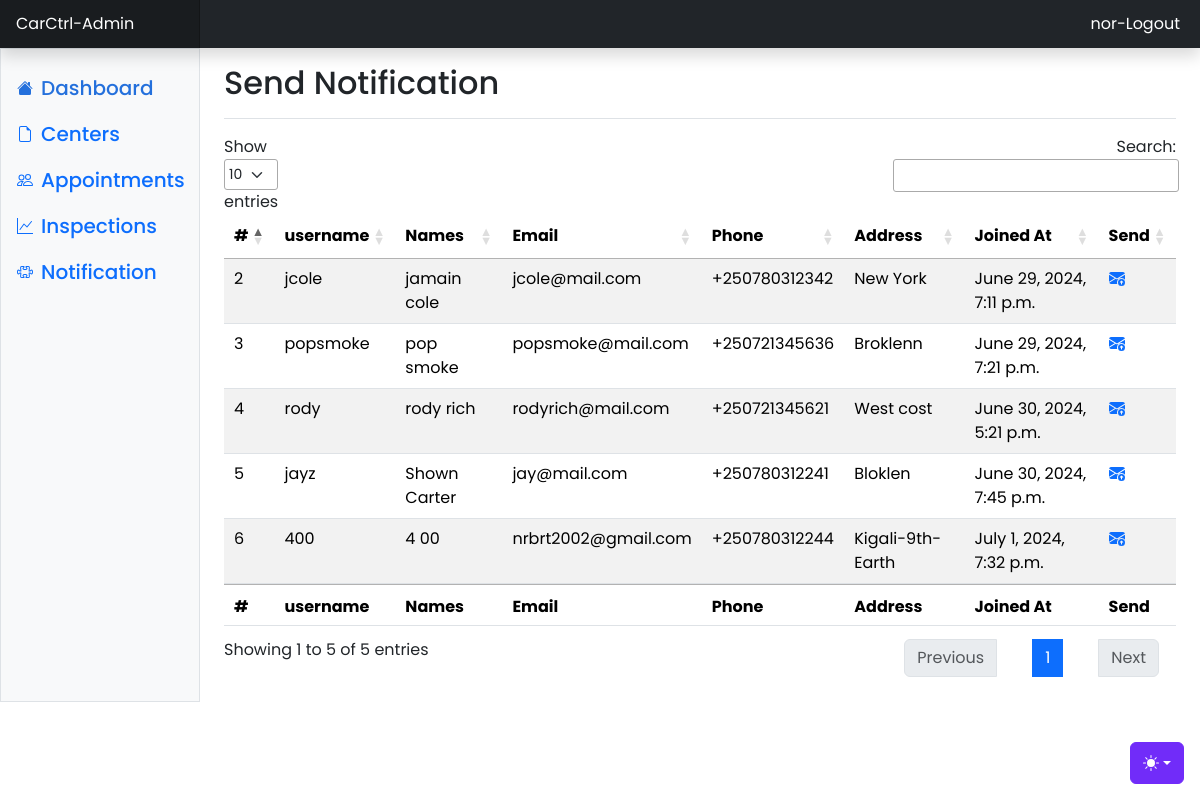
/adminn/notifications (signed in), run on an earlier commit of the app's database.
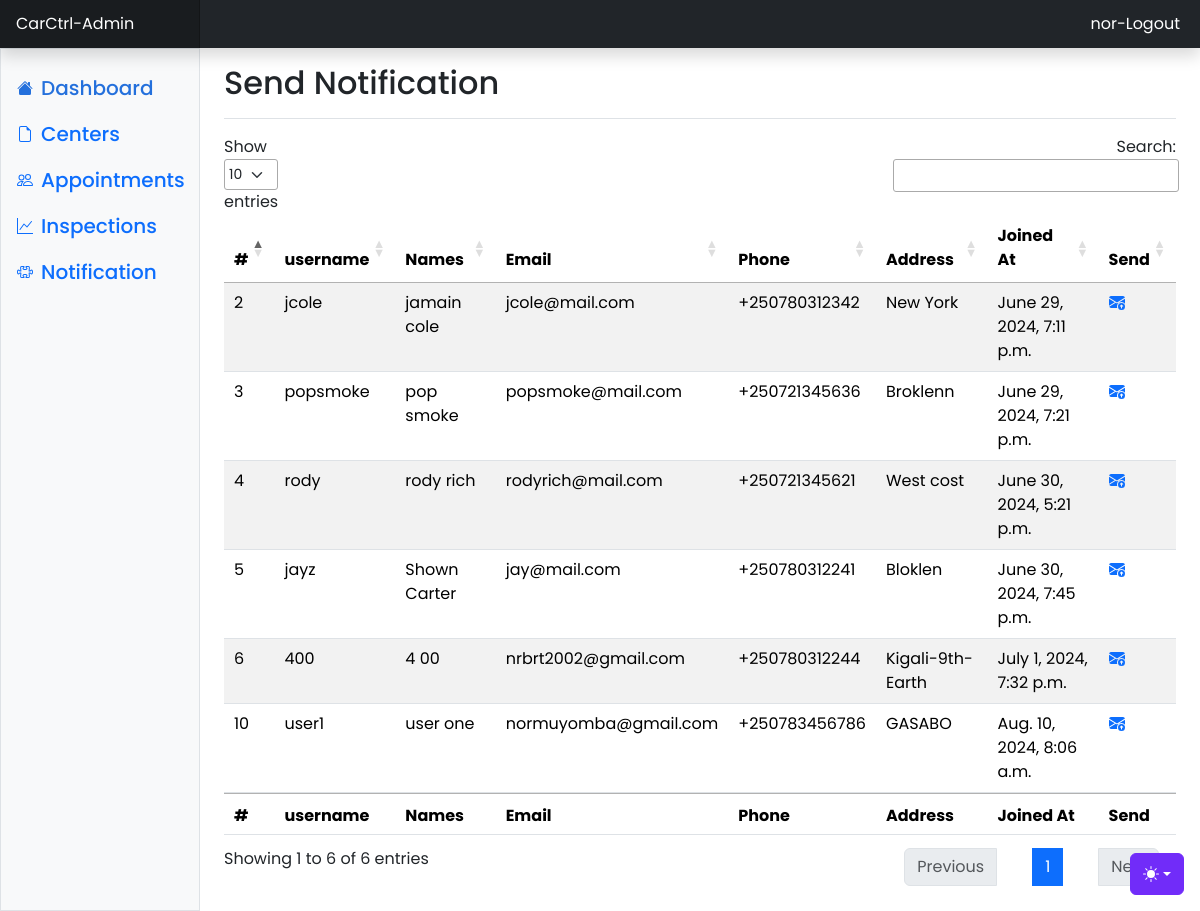
And on a later commit of the database.
### App/models.py (models this page shows, shortened)
class User(AbstractUser):
    class Role(models.TextChoices):
        OWNER = "OWNER", "Owner"
        ADMIN = "ADMIN", "Admin"
    base_role = Role.ADMIN
    role = models.CharField(max_length=50, choices=Role.choices)
    phone_number = models.CharField(
        validators=[phone_regex], max_length=13, unique=True, null=True
    )
    address = models.CharField(max_length=100, blank=True)
    groups = models.ManyToManyField(
        "auth.Group",
        related_name="users",
        blank=True,
        verbose_name=_("groups"),
        help_text=_("The groups this user belongs to."),
    )
    user_permissions = models.ManyToManyField(
        Permission,
        related_name="users",
        blank=True,
        verbose_name=_("user permissions"),
        help_text=_("Specific permissions for this user."),
    )

### App/views.py (the view)
# urls.py: path('adminn/notifications', views.notifications, name="notofications"),
@login_required(login_url='login')
def notifications(request):
    users = User.objects.filter(role = "OWNER")
    context = {"users": users}
    return render(request, "admin-notification.html", context)

### App/templates/App/admin-notification.html (shortened to what this page needs)
{% load static %}
{% include 'includes/admin-nav.html' %}
{% if user.role == "ADMIN" %}
<main class="col-md-9 ms-sm-auto col-lg-10 px-md-4">
  <div class="d-flex justify-content-between flex-wrap flex-md-nowrap align-items-center pt-3 pb-2 mb-3 border-bottom">
    <h1 class="h2">Send Notification</h1>
  </div>
  <table id="myTable" class="table table-striped" style="width:100%">
    <thead>
        <tr>
            <th>#</th>
            <th>username</th>
            <th>Names</th>
            <th>Email</th>
            <th>Phone</th>
            <th>Address</th>
            <th>Joined At</th>
            <th>Send</th>
        </tr>
    </thead>
    <tbody>
        {% for user in users %}
    <tr>
        <td>{{user.id}}</td>
        <td>{{user.username}}</td>
        <td>{{user.first_name}} {{ user.last_name }}</td>
        <td>{{user.email}}</td>
        <td>{{user.phone_number}}</td>
        <td>{{user.address}}</td>
        <td>{{user.date_joined}}</td>
        <td><a href="{% url 'send-notofications' user.id %}">
        </a></td>
    </tr>
    {% endfor %}
    </tbody>
    <tfoot>
        <tr>
          <th>#</th>
          <th>username</th>
          <th>Names</th>
          <th>Email</th>
          <th>Phone</th>
          <th>Address</th>
          <th>Joined At</th>
          <th>Send</th>
        </tr>
    </tfoot>
</table>
</main>
{% else %}
    <h1>You have no Permissions</h1>
    <h3><a href="{% url 'owner-home' %}">Go back</a></h3>
    {%  endif %}
{% include 'includes/admin-footer.html' %}

What changed in the data, as far as the page shows it:
added User: id "10", username "user1", first_name "user", last_name "one", email "normuyomba@gmail.com", phone_number "+250783456786", address "GASABO", date_joined "Aug. 10, 2024, 8:06 a.m."
Also different on the page:
text written by a page script: "Show entries Search: Showing 1 to 5 of 5 entries Previous 1 Next" → "Show entries Search: Showing 1 to 6 of 6 entries Previous 1 Next"
